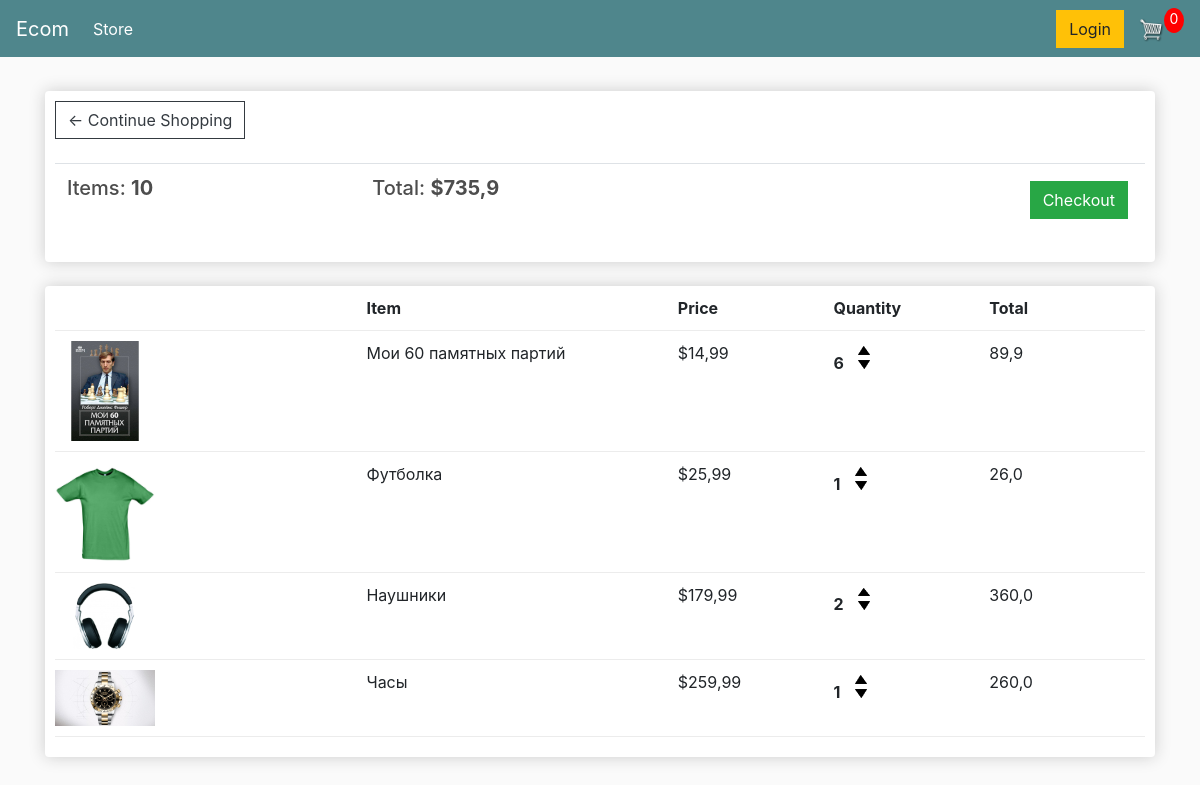
The page /cart/ (signed in) on the database as committed earlier.
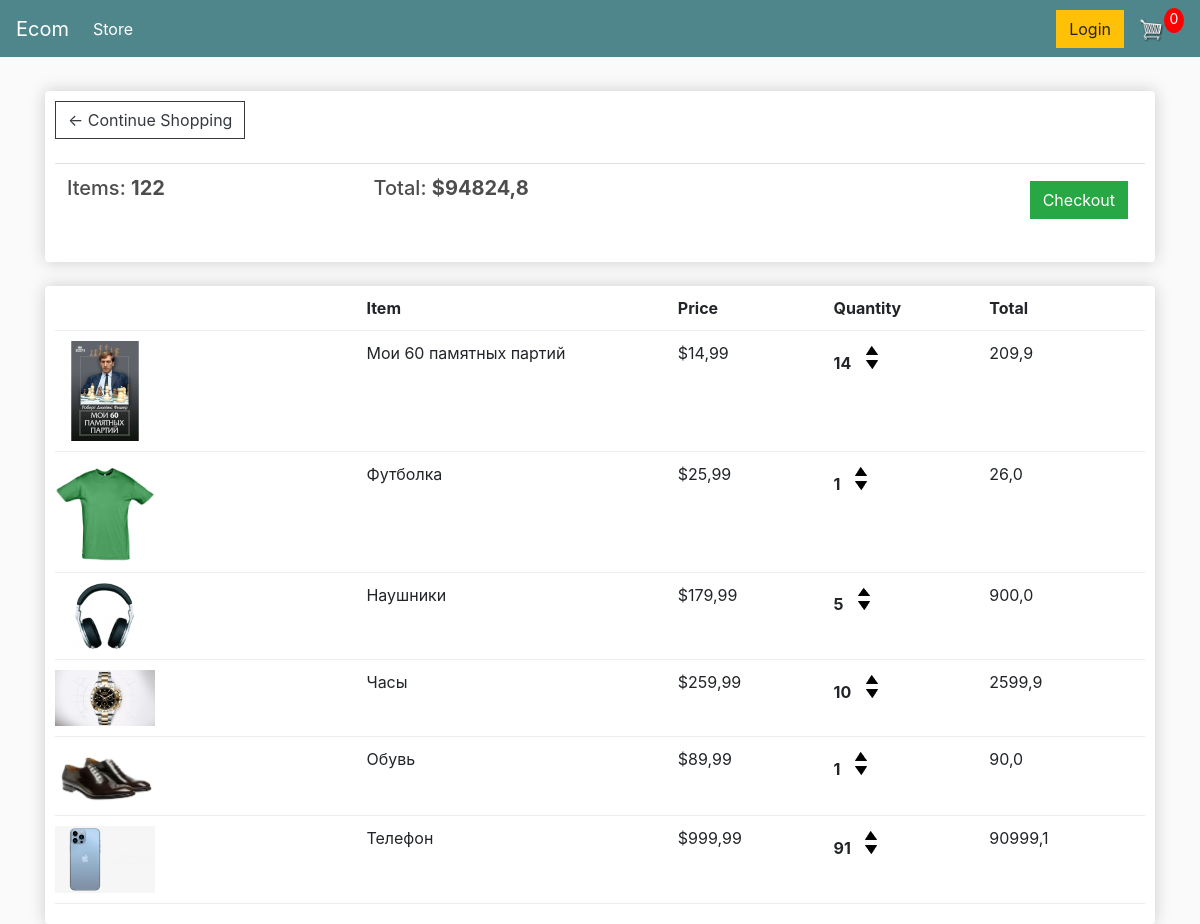
The same page on the database as committed later.
### store/models.py (models this page shows, shortened)
class Order(models.Model):            # Заказ
    customer = models.ForeignKey(Customer, on_delete=models.SET_NULL, null = True, blank = True)
    date_ordered = models.DateTimeField(auto_now_add=True)
    complete = models.BooleanField(default=False, null = True, blank=False)
    transaction_id = models.CharField(max_length=200, null = True)
    @property
    def get_cart_total(self):
        orderitems = self.orderitem_set.all()   # получаем querrySet
        total = sum([item.get_total for item in orderitems])
        return total
    @property
    def get_cart_items(self):
        orderitems = self.orderitem_set.all()
        total = sum([item.quantity for item in orderitems])
        return total
    class Meta:
        verbose_name = 'Заказ'
        verbose_name_plural = 'Заказы'

class OrderItem(models.Model):          # Единица заказа, т.е сам продукт но с количеством
    product = models.ForeignKey(Product, on_delete=models.SET_NULL, null = True)
    order = models.ForeignKey(Order, on_delete=models.SET_NULL,null = True)
    quantity = models.IntegerField(default=0, null = True, blank=True)
    date_added = models.DateTimeField(auto_now_add=True)
    @property
    def get_total(self):
        return self.product.price * self.quantity
    class Meta:
        verbose_name = 'Составляющее заказа'
        verbose_name_plural = 'Составляющeе заказа'

class Product(models.Model):           # Продукт который покупает клиент
    name = models.CharField(max_length=200,null = True)
    price = models.FloatField()
    digital = models.BooleanField(default = False, null = True, blank = False)
    image = models.ImageField(null=True, blank=True)
    @property                   # пишем эту функцию в html при выводе фото
    def imageURL(self):         # без этой функции при отсутствии фото на какой-нибудь из записей
        try:                    # при попытке запуска сервера будет бросаться исключение
            url = self.image.url
        except:
            url = ''
        return url
    class Meta:
        verbose_name = 'Товар'
        verbose_name_plural = 'Товары'

### store/views.py (the view)
# urls.py: path('cart/', views.cart, name='cart'),
def cart(request):
    if request.user.is_authenticated:
        customer = request.user.customer
        order, created = Order.objects.get_or_create(customer=customer, complete=False)
        items = order.orderitem_set.all()
    else:
        items = []
        order = {'get_cart_total':0, 'get_cart_items':0}
    context = {'items':items, 'order':order}
    return render(request, 'store/cart.html', context)

### store/templates/store/cart.html
{% extends 'store/base.html' %}
{% load static %}
{% block content %}
	<div class="row">
		<div class="col-lg-12">
			<div class="box-element">
				<a  class="btn btn-outline-dark" href="{% url 'store' %}">&#x2190; Continue Shopping</a>
				<br>
				<br>
				<table class="table">
					<tr>
						<th><h5>Items: <strong>{{ order.get_cart_items|floatformat }}</strong></h5></th>
						<th><h5>Total: <strong>${{ order.get_cart_total|floatformat }}</strong></h5></th>
						<th>
							<a  style="float:right; margin:5px;" class="btn btn-success" href="{% url 'checkout' %}">Checkout</a>
						</th>
					</tr>
				</table>
			</div>
			<br>
			<div class="box-element">
				<div class="cart-row">
					<div style="flex:2"></div>
					<div style="flex:2"><strong>Item</strong></div>
					<div style="flex:1"><strong>Price</strong></div>
					<div style="flex:1"><strong>Quantity</strong></div>
					<div style="flex:1"><strong>Total</strong></div>
				</div>
             {% for item in items %}
				<div class="cart-row">
					<div style="flex:2"><img class="row-image" src="{{ item.product.imageURL }}"></div>
					<div style="flex:2"><p>{{ item.product.name}}</p></div>
					<div style="flex:1"><p>${{ item.product.price|floatformat:2 }}</p></div>
					<div style="flex:1">
						<p class="quantity">{{ item.quantity }}</p>
						<div class="quantity">
							<img data-product={{item.product.id}} data-action="add" class="chg-quantity update-cart" src="{% static  'img/arrow-up.png' %}">
							<img data-product={{item.product.id}} data-action="remove" class="chg-quantity update-cart" src="{% static  'img/arrow-down.png' %}">
						</div>
					</div>
					<div style="flex:1"><p>{{ item.get_total|floatformat }}</p></div>
				</div>
              {% endfor %}
			</div>
		</div>
	</div>
{% endblock content %}

### store/templates/store/base.html (shortened to what this page needs)
<!DOCTYPE html>
{% load static %}
<html>
<head>
	<link rel="stylesheet" href="https://stackpath.bootstrapcdn.com/bootstrap/4.4.1/css/bootstrap.min.css">
	<link rel="stylesheet" type="text/css" href="{% static 'css/main.css' %}">
</head>
<body>
	<nav class="navbar navbar-expand-lg navbar-dark bg-dark">
	  <a class="navbar-brand" href="{% url 'store' %}">Ecom</a>
	  <div class="collapse navbar-collapse" id="navbarSupportedContent">
	    <ul class="navbar-nav mr-auto">
	      <li class="nav-item active">
	        <a class="nav-link" href="{% url 'store' %}">Store <span class="sr-only">(current)</span></a>
	      </li>
	    </ul>
	    <div class="form-inline my-2 my-lg-0">
	     	<a href="#"class="btn btn-warning">Login</a>
	     	<a href="{% url 'cart' %}">
	    		<img  id="cart-icon" src="{% static 'img/cart.png' %}">
	    	</a>
	    	<p id="cart-total">0</p>
	    </div>
	  </div>
	</nav>
     <div class="container">
            <br>
            {% block content %}
            {% endblock content %}
         </div>
</body>
</html>

### static/css/main.css (style rules this page uses)
body { background-color: hsl(0, 0%, 98%); }
h1,h2,h3,h4,h5,h6 { color:hsl(0, 0%, 30%); }
.box-element { box-shadow:hsl(0, 0%, 80%) 0 0 16px; background-color: #fff; border-radius: 4px; padding: 10px; }
.bg-dark { background-color: #4f868c!important; }
#cart-icon { width:25px; display: inline-block; margin-left: 15px; }
#cart-total { display: block; text-align: center; color:#fff; background-color: red; width: 20px; height: 25px; border-radius: 50%; font-size: 14px; }
.col-lg-4, .col-lg-6, .col-lg-8, .col-lg-12 { margin-top: 10px; }
.btn { border-radius: 0; }
.row-image { width: 100px; }
.cart-row { display: flex; align-items: flex-stretch; padding-bottom: 10px; margin-bottom: 10px; border-bottom: 1px solid #ececec; }
.quantity { display: inline-block; font-weight: 700; padding-right:10px; }
.chg-quantity { width: 12px; cursor: pointer; display: block; margin-top: 5px; transition:.1s; }

Rows that differ between the two databases and show on the page:
changed through a linked row, Order: get_cart_items "10" → "122"; get_cart_total "735,9" → "94824,8"
changed OrderItem "Мои 60 памятных партий": quantity "6" → "14"; get_total "89,9" → "209,9"
changed OrderItem "Наушники": quantity "2" → "5"; get_total "360,0" → "900,0"
changed OrderItem "Часы": quantity "1" → "10"; get_total "260,0" → "2599,9"
added OrderItem: product.imageURL (picture), product.name "Обувь", product.price "89,99", quantity "1", get_total "90,0"
added OrderItem: product.imageURL (picture), product.name "Телефон", product.price "999,99", quantity "91", get_total "90999,1"
